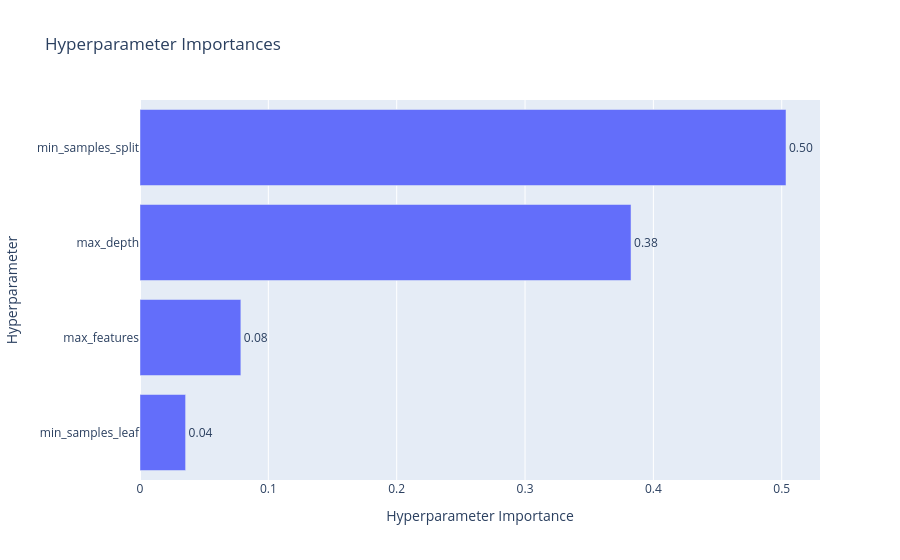

Notebook code for this chart:
### Code cell
plot_param_importances(study)

### Figure 1 — Plotly figure (JSON) as saved in the notebook; plotly's stock layout.template omitted (floating-point values rounded to 4 significant figures)
{"data": [{"cliponaxis": false, "hovertemplate": ["min_samples_leaf (IntDistribution): 0.03551881674460137<extra></extra>", "max_features (FloatDistribution): 0.07857592917337877<extra></extra>", "max_depth (IntDistribution): 0.3825769207004534<extra></extra>", "min_samples_split (IntDistribution): 0.5033283333815666<extra></extra>"], "name": "Objective Value", "orientation": "h", "text": ["0.04", "0.08", "0.38", "0.50"], "textposition": "outside", "type": "bar", "x": [0.03552, 0.07858, 0.3826, 0.5033], "y": ["min_samples_leaf", "max_features", "max_depth", "min_samples_split"]}], "layout": {"title": {"text": "Hyperparameter Importances"}, "xaxis": {"title": {"text": "Hyperparameter Importance"}}, "yaxis": {"title": {"text": "Hyperparameter"}}}}
